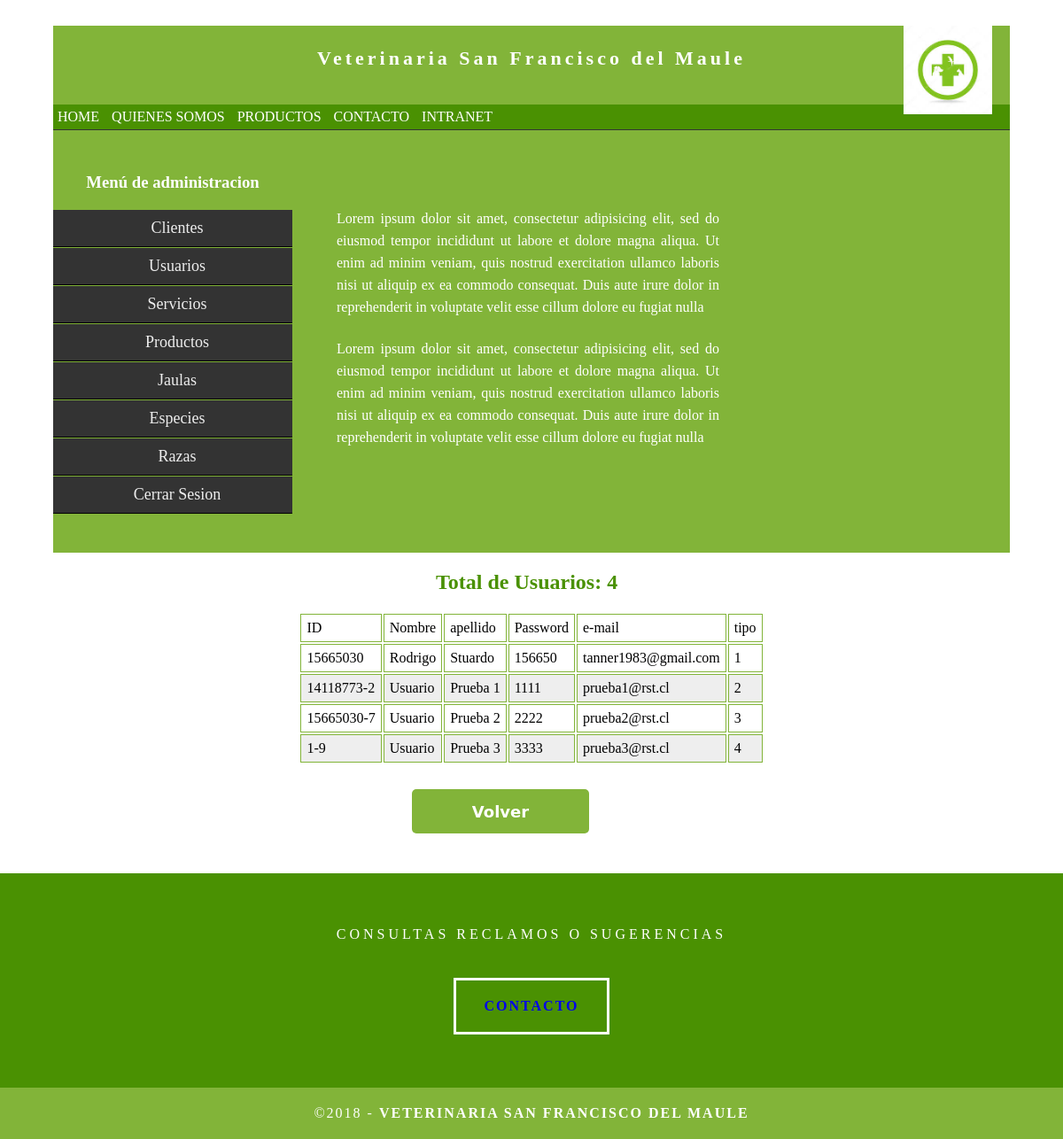
The page /int_admin/usuario/todousuario.php (signed in) on the database its author committed.
### tables this page shows
CREATE TABLE `pt_tbusuario` (
  `id_usuario` varchar(10) NOT NULL,
  `nom_usuario` varchar(20) NOT NULL,
  `ape_usuario` varchar(20) NOT NULL,
  `pas_usuario` varchar(30) NOT NULL,
  `ema_usuario` varchar(50) NOT NULL,
  `tip_usuario` int(1) NOT NULL
);

### int_admin/usuario/todousuario.php (the view, shortened to what this page needs)
<?php
include('../../conectar.php');
if(!isset($_SESSION['nombre']) && !isset($_SESSION['password'])){
    require("../error.php");
    print '<script language="JavaScript">';
    print 'alert("No tiene permisos para acceder a esa pagina");';
    print '</script>';
} else{
?>
<!DOCTYPE html>
<html>
    <head>
            <link href="../../css/estilo.css" rel="stylesheet" type="text/css">
            <link href="../../css/submenu.css" rel="stylesheet" type="text/css">
            <link href='../../css/form_resp.css' rel='stylesheet' type='text/css'/>
            <link href='../../css/tabla_resp.css' rel='stylesheet' type='text/css'/>
    </head>
    <body>
        <div class="container">
        <header class="header">
            <a href="../index.php"><img src="../../image/logo.jpg" width="100"></a>
            <h4 class="logo">Veterinaria San Francisco del Maule</h4>
        </header>
    <section class="intro">
            <div class="column">
                    <br>
                    <br>
                    <p>Lorem ipsum dolor sit amet, consectetur adipisicing elit, sed do eiusmod tempor incididunt ut labore et dolore magna aliqua. Ut enim ad minim veniam, quis nostrud exercitation ullamco laboris nisi ut aliquip ex ea commodo consequat. Duis aute irure dolor in reprehenderit in voluptate velit esse cillum dolore eu fugiat nulla </p>
                    <p>Lorem ipsum dolor sit amet, consectetur adipisicing elit, sed do eiusmod tempor incididunt ut labore et dolore magna aliqua. Ut enim ad minim veniam, quis nostrud exercitation ullamco laboris nisi ut aliquip ex ea commodo consequat. Duis aute irure dolor in reprehenderit in voluptate velit esse cillum dolore eu fugiat nulla</p>
            </div>
        </section>
    <div class="gallery" align="left">
         <?php
        $query = mysqli_query($link, "SELECT * FROM pt_tbusuario");
        $count = mysqli_num_rows($query);
        echo "<h2 class='title'>Total de Usuarios: ".$count."</h2>";
        ?>
        <div>
        <table align="center">
            <thead>
                <tr>
                    <td>ID</td>
                    <td>Nombre</td>
                    <td>apellido</td>
                    <td>Password</td>
                    <td>e-mail</td>
                    <td>tipo</td>
                </tr>
            </thead>
            <tbody>
        <?php
        while($row = mysqli_fetch_assoc($query)){
        ?>
             <tr>
                    <td><?php echo $row['id_usuario']; ?></td>
                    <td><?php echo $row['nom_usuario']; ?></td>
                    <td><?php echo $row['ape_usuario']; ?></td>
                    <td><?php echo $row['pas_usuario']; ?></td>
                    <td><?php echo $row['ema_usuario']; ?></td>
                    <td><?php echo $row['tip_usuario']; ?></td>
                </tr>
        <?php } ?>
            </tbody>
        </table>
        </div>
        <br>
        <form id="loginform" action="../index.php">
            <input class="loginbutton" type="submit" value="Volver" />
        </form>
        </div>
    </div>
</body>
</html>
<?php } ?>

### css/estilo.css (style rules this page uses)
body { font-family: Cambria, "Hoefler Text", "Liberation Serif", Times, "Times New Roman", serif; background-color: #FFFFFF; margin: 0; }
.container { width: 90%; margin-left: auto; margin-right: auto; background-color: #FFFFFF; }
header { width: 100%; height: 12%; background-color: #82b439; border-bottom: 1px solid #353635; }
header img { margin-left: 80%; position:absolute; }
header nav { background:#4a9102; }
header nav ul { margin:0; padding:0; }
header nav ul li { list-style:none; display: inline-block; }
header nav ul li a { color:#fff; display: block; padding: 5px; text-decoration:none; }
.logo { color: #fff; font-weight: bold; margin-left: auto; letter-spacing: 4px; margin-right: auto; text-align: center; padding-top: 15px; line-height: 2em; font-size: 22px; }
.hero_header { color: #FFFFFF; text-align: center; margin: 0; letter-spacing: 4px; }
.gallery { clear: both; display: inline-block; width: 100%; background-color: #FFFFFF; padding-bottom: 35px; padding-top: 0px; margin-top: -5px; margin-bottom: 0px; }
.gallery h2 { font-family: Cambria, "Hoefler Text", "Liberation Serif", Times, "Times New Roman", serif; font-size:24px; color:#4a9102; font-weight: bold; }
.title { font-family: Cambria, "Hoefler Text", "Liberation Serif", Times, "Times New Roman", serif; font-size:24px; color:#4a9102; font-weight: bold; margin-left:40%; }
#loginform { margin:auto; width:270px; background: #FFF; }
.loginbutton { background-color:#4a9102; border-radius:5px/5px; -webkit-border-radius:5px/5px; -moz-border-radius:5px/5px; color:#FFF; display:inline-block; font-family:"Lucida Grande", "Lucida Sans Unicode", "Lucida Sans", "DejaVu Sans", Verdana, sans-serif; font-size:18px; font-weight:bold; width:270px; text-align:center; line-height:50px; text-decoration:none; height:50px; margin-top:20px; margin-bottom:20px; border:none; outline:0; cursor: pointer; }
table tr { background-color: #eee; }
table tr:nth-child(even) { background-color: #eee; }
table tr:nth-child(odd) { background-color: #fff; }
td, th { padding: 6px; border: 1px solid #82b439; text-align: left; }
.intro { background-color: #FFFFFF; padding-bottom: 35px; }
.column { width: 50%; text-align: center; padding-top: 30px; float: left; }
.lateral { width: 25%; text-align: center; padding-top: 30px; float: left; }
.intro .lateral h3 { color: #FFFFFF; text-align: center; }
.intro .column p { color: #FFFFFF; }
.intro .column p { padding-left: 30px; padding-right: 30px; text-align: justify; line-height: 25px; font-weight: lighter; margin-left: 20px; margin-right: 20px; width: 80%; margin-top: 4%; }
.button { width: 150px; margin-top: 40px; margin-right: auto; margin-bottom: auto; margin-left: auto; padding-top: 20px; padding-right: 10px; padding-bottom: 20px; padding-left: 10px; text-align: center; vertical-align: middle; border-radius: 0px; text-transform: uppercase; font-weight: bold; letter-spacing: 2px; border: 3px solid #FFFFFF; color: #FFFFFF; transition: all 0.3s linear; }
.button a { text-decoration:none; }
.copyright { text-align: center; padding-top: 20px; padding-bottom: 20px; background-color: #82b439; color: #FFFFFF; text-transform: uppercase; font-weight: lighter; letter-spacing: 2px; border-top-width: 2px; }
footer { background-color: #4a9102; padding-top: 60px; padding-bottom: 60PX; }
.intro { display: inline-block; background-color: #82b439; }

### css/submenu.css (style rules this page uses)
ul.acorh, ul.acorh * { margin: 0; padding: 0; border: 0; }
ul.acorh { margin: 10px auto; padding: 0; list-style: none; width: 100%; font-size: 18px; }
ul.acorh li { list-style: none; }
ul.acorh li a { display: block; padding: 10px 10px 10px 20px; background: #333; color: #eee; border-bottom: 1px solid #000; border-top: 1px solid #82b439; text-decoration: none; box-sizing: border-box; }

### css/form_resp.css (style rules this page uses)
input[type=submit],[type=reset] { background-color:#82b439; border-radius:5px/5px; -webkit-border-radius:5px/5px; -moz-border-radius:5px/5px; color:#FFF; display:inline-block; font-family:"Lucida Grande", "Lucida Sans Unicode", "Lucida Sans", "DejaVu Sans", Verdana, sans-serif; font-size:18px; font-weight:bold; width:200px; text-align:center; line-height:50px; text-decoration:none; height:50px; margin-top:10px; margin-bottom:10px; border:none; outline:0; cursor: pointer; }

### rows shown on the page
pt_tbusuario: id_usuario "15665030", nom_usuario "Rodrigo", ape_usuario "Stuardo", pas_usuario "156650", ema_usuario "tanner1983@gmail.com", tip_usuario "1"
pt_tbusuario: id_usuario "14118773-2", nom_usuario "Usuario", ape_usuario "Prueba 1", pas_usuario "1111", ema_usuario "prueba1@rst.cl", tip_usuario "2"
pt_tbusuario: id_usuario "15665030-7", nom_usuario "Usuario", ape_usuario "Prueba 2", pas_usuario "2222", ema_usuario "prueba2@rst.cl", tip_usuario "3"
pt_tbusuario: id_usuario "1-9", nom_usuario "Usuario", ape_usuario "Prueba 3", pas_usuario "3333", ema_usuario "prueba3@rst.cl", tip_usuario "4"

### other values the page prints
$count "4"
